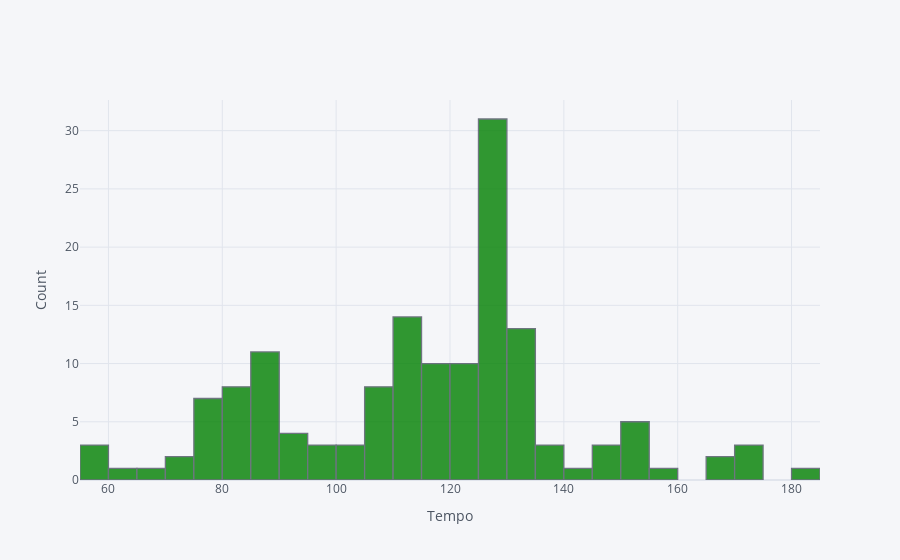

Write notebook code for a chart like this one.
### Code cell
# I will replot the distribution based on the new_df

new_df['tempo'].iplot(kind='hist', xTitle='Tempo', yTitle='Count', bins=50, colors='green')

### Figure 1 — Plotly figure (JSON) as saved in the notebook; plotly's stock layout.template omitted (floating-point values rounded to 4 significant figures; data arrays with more than 128 entries replaced by an {"elided": "..."} marker saying what was removed)
{"data": [{"histfunc": "count", "histnorm": "", "marker": {"color": "rgba(0, 128, 0, 1.0)", "line": {"color": "#4D5663", "width": 1.3}}, "name": "tempo", "nbinsx": 50, "opacity": 0.8, "orientation": "v", "type": "histogram", "x": {"elided": "148 float values"}}], "layout": {"barmode": "overlay", "legend": {"bgcolor": "#F5F6F9", "font": {"color": "#4D5663"}}, "paper_bgcolor": "#F5F6F9", "plot_bgcolor": "#F5F6F9", "title": {"font": {"color": "#4D5663"}}, "xaxis": {"gridcolor": "#E1E5ED", "showgrid": true, "tickfont": {"color": "#4D5663"}, "title": {"font": {"color": "#4D5663"}, "text": "Tempo"}, "zerolinecolor": "#E1E5ED"}, "yaxis": {"gridcolor": "#E1E5ED", "showgrid": true, "tickfont": {"color": "#4D5663"}, "title": {"font": {"color": "#4D5663"}, "text": "Count"}, "zerolinecolor": "#E1E5ED"}}}
